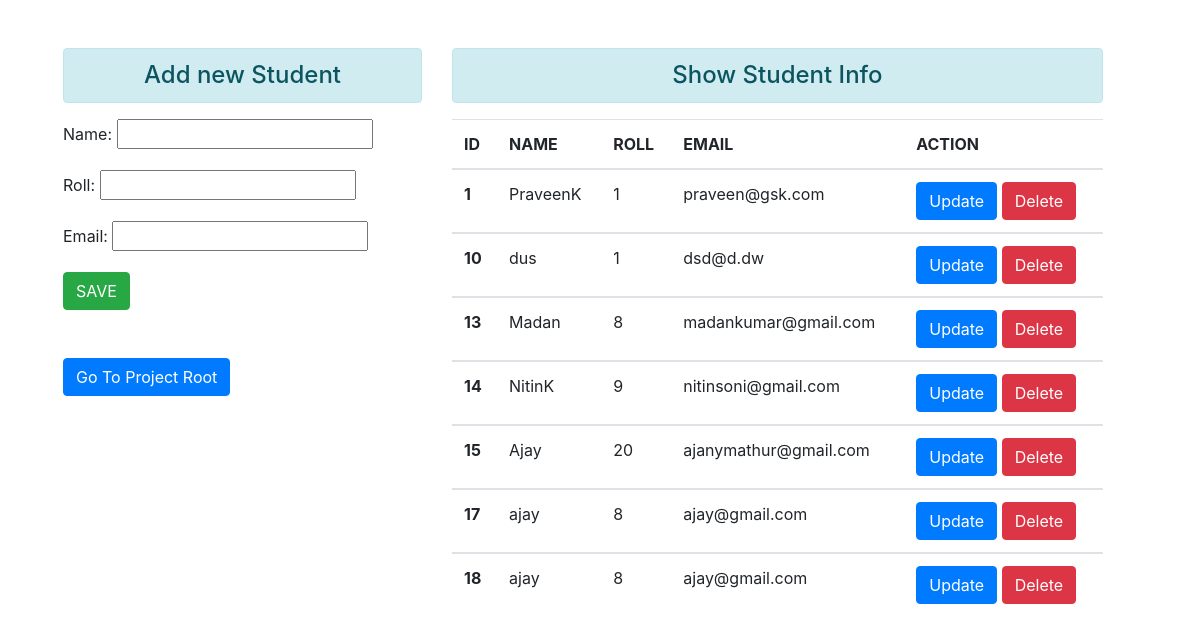
/crud/, run on the app's committed database.
### crudapp/models.py (models this page shows, shortened)
class Student(models.Model):
    name= models.CharField(max_length=100)
    roll = models.IntegerField(unique=True)
    email = models.EmailField()

### crudapp/views.py (the view)
# urls.py: path('',views.index,name='index'),
def index(request):
    st = Student.objects.all()
    if request.method == "GET":
        form = StudentRegistration
        return render(request,'crudapp/index.html',{'st':st,'form':form},)
    else:
        form = StudentRegistration(request.POST)
        if form.is_valid():
            form.save()
            form = StudentRegistration
    return render(request,'crudapp/index.html',{'st':st,'form':form},)

### crudapp/templates/crudapp/index.html (shortened to what this page needs)
<!DOCTYPE html>
<html lang="en">
<head>
    <link rel="stylesheet" href="https://maxcdn.bootstrapcdn.com/bootstrap/4.0.0/css/bootstrap.min.css">
</head>
<div class="row mt-5 ml-5">
    <div class="col-sm-4">
        <h4 class="text-center alert alert-info">Add new Student</h4>
<form method='POST'>
    {{ form.as_p }}
<input type="submit" class="btn btn-success" value="SAVE">
</form>
<div class="mt-5">
<a class="btn btn-primary" href="/" role="button">Go To Project Root </a>
</div>
        </div>
<div class="col-sm-7">
<table class="table">
    <h4 class="text-center alert alert-info">Show Student Info</h4>
    <thead>
        <tr>
            <th scope="col">ID</th>
            <th scope="col">NAME</th>
            <th scope="col">ROLL</th>
            <th scope="col">EMAIL</th>
            <th scope="col">ACTION</th>
        </tr>
    </thead>
    <tbody>
        <tr>
            {% for stu in st %}
            <th scope="row">{{stu.id}}</th>
            <td>{{stu.name}}</td>
        <td>{{stu.roll}}</td>
        <td>{{stu.email}}</td>
        <td><a class="btn btn-primary" href="{% url 'update' stu.id %}" role="button">Update</a>
            <a class="btn btn-danger" href="{% url 'delete' stu.id %}" role="button">Delete</a>
        </td>
      </tr>
    </tbody>
    {% endfor %}
  </table>
</div>
</div>
</body>
</html>

### data on the page
Student: id "1", name "PraveenK", roll "1", email "praveen@gsk.com"
Student: id "10", name "dus", roll "1", email "dsd@d.dw"
Student: id "13", name "Madan", roll "8", email "madankumar@gmail.com"
Student: id "14", name "NitinK", roll "9", email "nitinsoni@gmail.com"
Student: id "15", name "Ajay", roll "20", email "ajanymathur@gmail.com"
Student: id "17", name "ajay", roll "8", email "ajay@gmail.com"
Student: id "18", name "ajay", roll "8", email "ajay@gmail.com"
